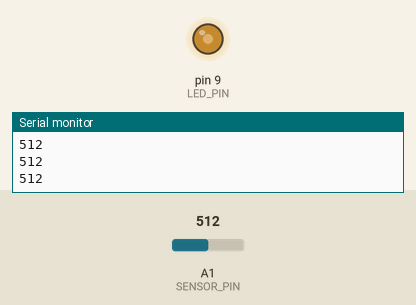
Bench run of a sketch on a simulated Arduino Uno, built with avr-gcc and run on an emulated ATmega328P. Parts: output pins drawn as LEDs (lit = HIGH), the last lines printed to the serial monitor. The test bench sets the inputs (shaded band); at power-on: A1 (SENSOR_PIN) = 512.

Above: at 1.2 s.
1.3 s: A1 (SENSOR_PIN) set to 716
At 2.2 s:
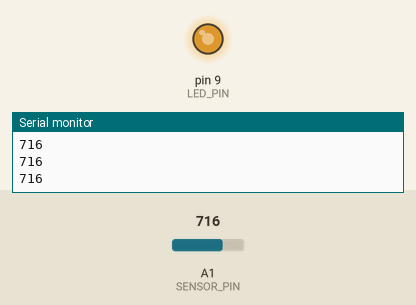
2.8 s: A1 (SENSOR_PIN) set to 900
At 3.4 s:
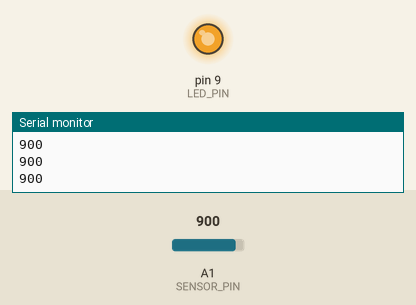
4.3 s: A1 (SENSOR_PIN) set to 122
At 5.5 s:
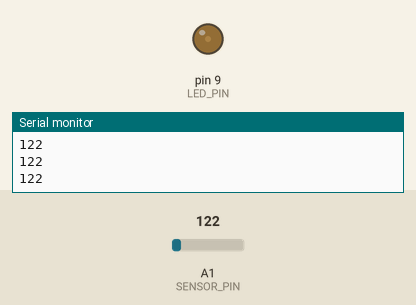
5.8 s: A1 (SENSOR_PIN) set to 0
At 6.8 s:
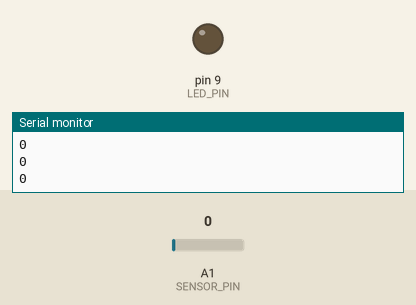
Timing chart, 0 to 8.3 s (numbered marks = the images above; inputs shaded):
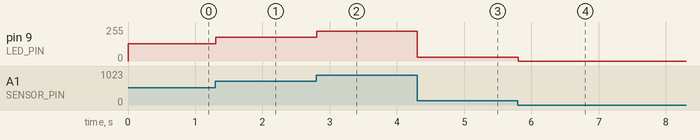

The sketch:

Class4PhotoSensorLED.ino
```cpp
// Let's take the reading from the photosenor, and use it as the value to control the LED.

// This first section is where you "define" some values
#define SENSOR_PIN 1     //Our photoresistor will be read on pin A1. "A" pins are always INPUT, so we don't need a pinMode statement
#define LED_PIN 9     //Our LED will be controlled by digital pin 9, which is a PWM pin (adjustable


// The setup routine runs once when you press reset. It's where you tell the board how to configure itself, among other things.
void setup() {

  // initialize the LED pin as an output. pinMode is a built-in command in the Arduino library
  pinMode(LED_PIN, OUTPUT);

  // Let's have the system tell us what it is doing. The "Serial" library allows you send data back to the computer. This initializes it.
  Serial.begin(9600);
}

// the loop routine runs over and over again forever:
void loop() {

  int value = analogRead(SENSOR_PIN);    // Read the value. Can go from 0 to 1023
  Serial.println(value);                 // Print it back to the computer ("ln" at the end tells it to add a carriage return to the end)

  long led_value = value * 256 / 1024;    // Get it back in the range of 0 to 255 for the LED. Use "long" to give us enough room for the calculation

  analogWrite(LED_PIN,led_value);

}
```

Measured:
- after the input at 1.3 s, pin 9 (LED_PIN): 128/255 → 179/255 at once
- after the input at 2.8 s, pin 9 (LED_PIN): 179/255 → 225/255 at once
- after the input at 4.3 s, pin 9 (LED_PIN): 225/255 → 30/255 at once
- after the input at 5.8 s, pin 9 (LED_PIN): 30/255 → 0/255 at once
